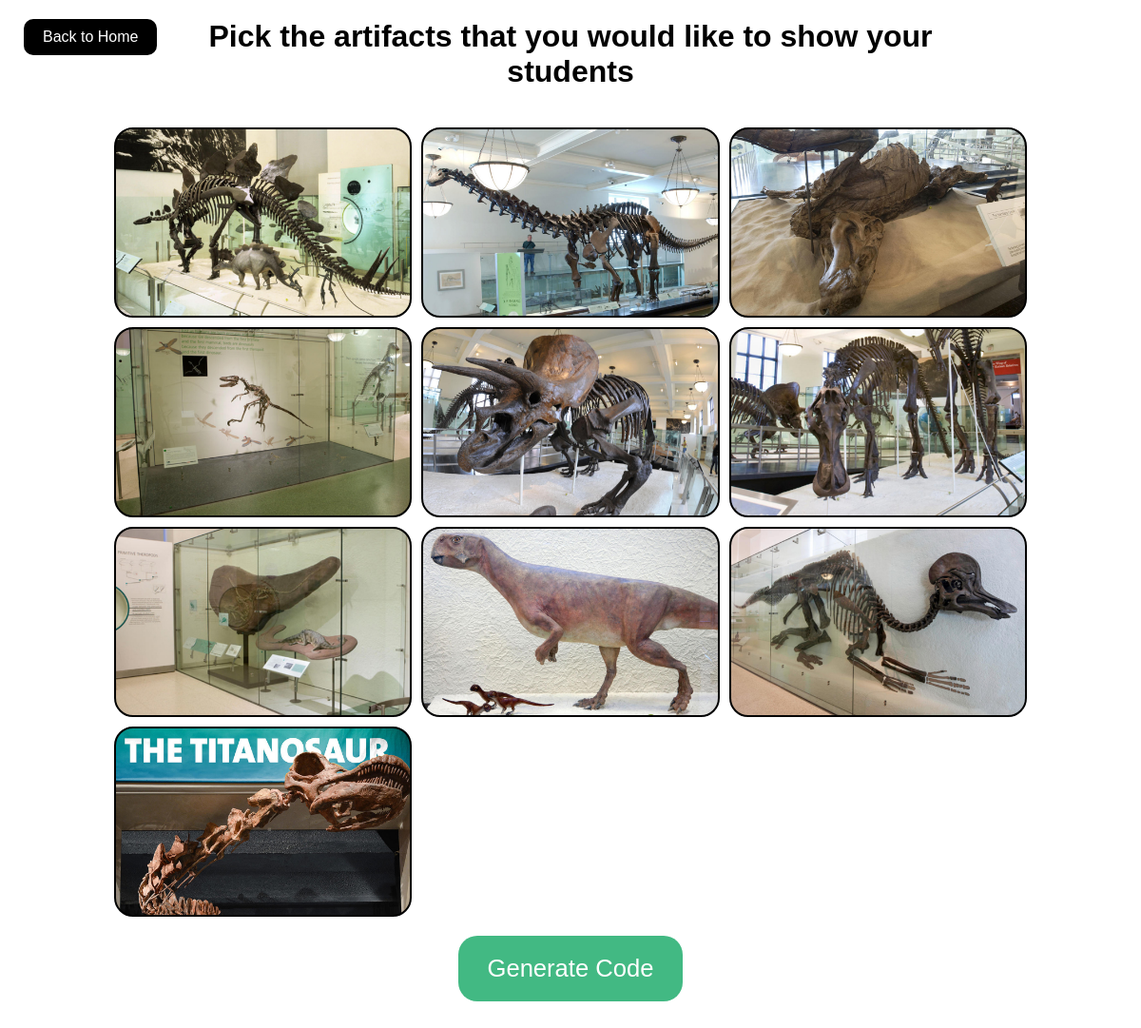
Before: /create with the older database file.
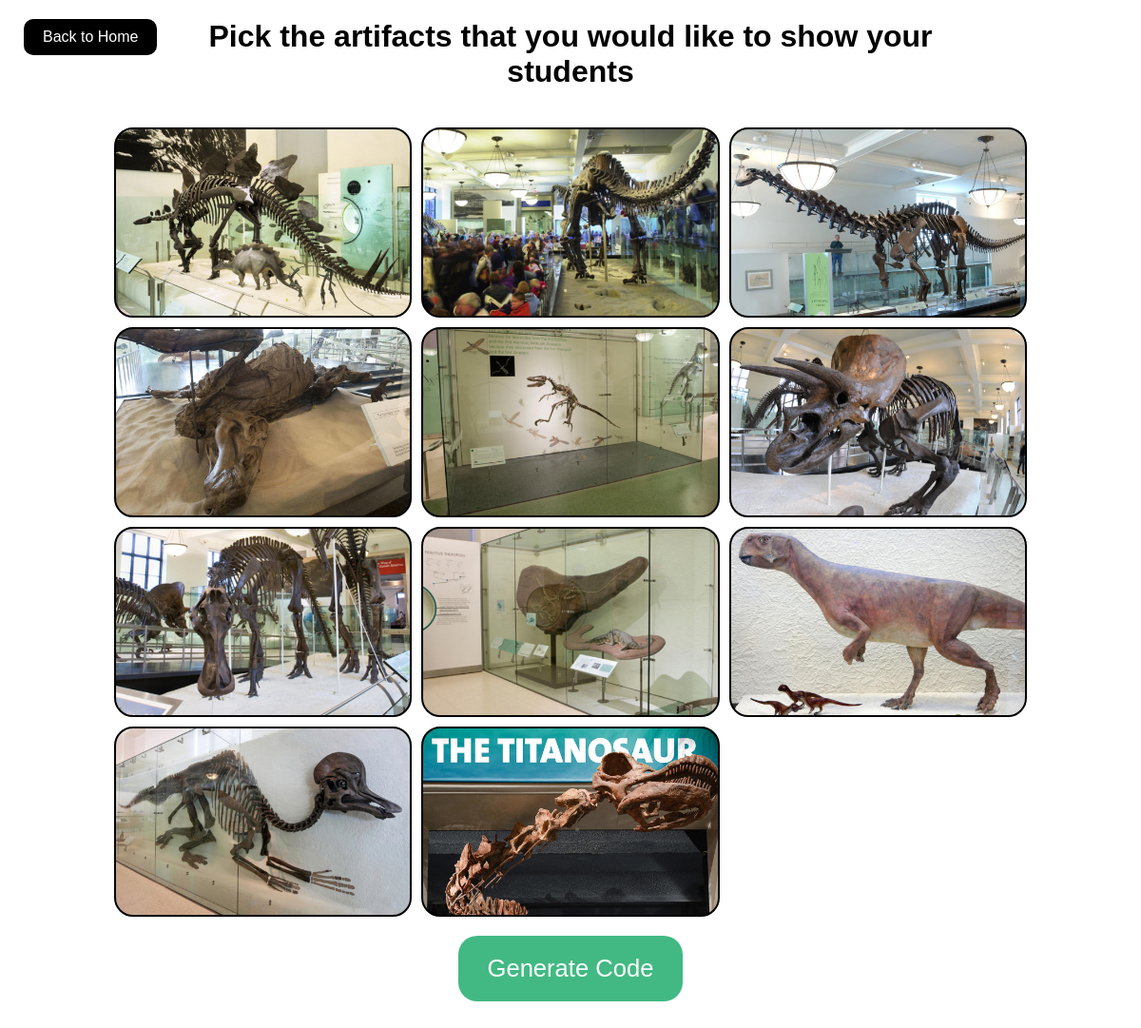
After: the same page with the newer database file.
### backend/models.py (models this page shows, shortened)
class Item(models.Model):
    name = models.CharField(max_length=200)
    category = models.CharField(max_length=200, default="Dinosaurs")
    description = models.CharField(max_length=5000)
    description = models.TextField()
    img_url = models.URLField(null=True, blank=True)
    img = models.ImageField(null=True, upload_to='images/')

### backend/views.py (the view, shortened to what this page needs)
# urls.py: path('create', views.create, name="create"),
def create(request):
    if request.method == "GET":
        items = Item.objects.all()
        return render(request, "create.html", {
            "items": items
        })

### backend/templates/create.html (shortened to what this page needs)
<!DOCTYPE html>
<html>
    <head>
        <link rel="stylesheet" href="../static/style.css" type="text/css">
    </head>
    <body class="createbody">
        <a class="back-button" style="" href="../">Back to Home</a>
        <h1 class="message" style="text-align: center; padding-top: 20px; width: 75%; margin: auto;">Pick the artifacts that you would like to show your students</h1>
        <div style="height: 20px;"></div>
        <form action="" class="create__form" method="POST">
            <main class="create">
                {% for item in items %}
                <div class="create__inside" style="background-image: url({{ item.img.url }});">
                </div>
                {% endfor %}
            </main>
            <div style="height: 20px;"></div>
            <button type="submit" class="generate">Generate Code</button>
            <div style="height: 30px;"></div>
        </form>
    </body>
</html>

Changed rows visible on the page:
added Item: img (picture)
